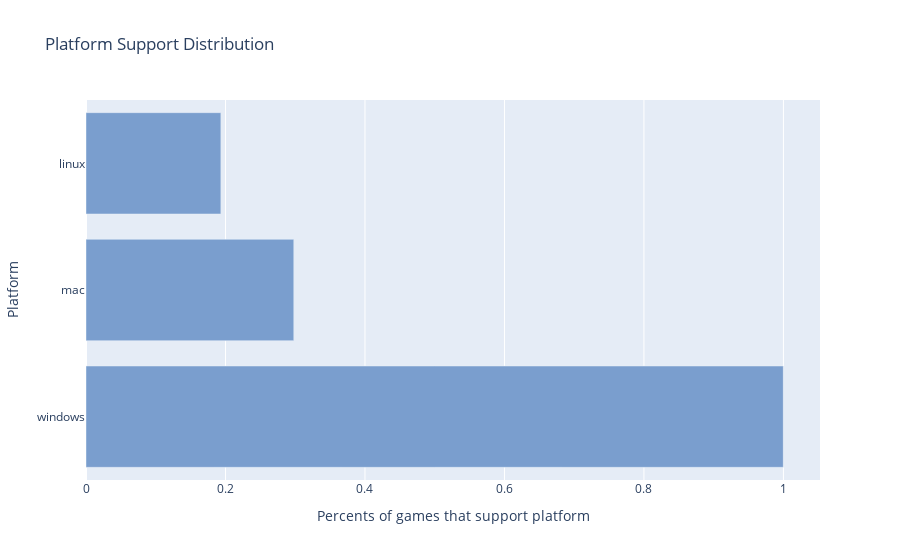

The notebook cell saved with this chart:
### Code cell
platform_set = set()
for i in df.platforms.str.split(';'):
    platform_set.update(i)
platform_set

platform_sets = df.platforms.str.split(';').apply(set)
d = dict()
d['windows'] = platform_sets.apply(lambda row: 'windows' in row)
d['linux'] = platform_sets.apply(lambda row: 'linux' in row)
d['mac'] = platform_sets.apply(lambda row: 'mac' in row)
df = df.assign(**d)
platforms_count = df[df.columns & platform_set].sum()
platforms_count = platforms_count.sort_values(ascending=False)
platform_percent = platforms_count / len(df)
# Create a bar plot using Plotly
fig = go.Figure(go.Bar(
    y=platform_percent.index,
    x=platform_percent,
    orientation='h',  # Horizontal orientation for the bar chart
    marker=dict(color='rgb(122, 158, 206)'),  # Specify the bar color
))

# Format the x-axis labels to show percentages
fig.update_layout(
    xaxis_tickformat='%{0:.0%}',
    xaxis_title='Percents of games that support platform',
    yaxis_title='Platform',
    title='Platform Support Distribution'
)

# Show the plot
fig.show()

### Figure 1 — Plotly figure (JSON) as saved in the notebook; plotly's stock layout.template omitted (floating-point values rounded to 4 significant figures)
{"data": [{"marker": {"color": "rgb(122, 158, 206)"}, "orientation": "h", "type": "bar", "x": [0.9998, 0.2979, 0.1934], "y": ["windows", "mac", "linux"]}], "layout": {"title": {"text": "Platform Support Distribution"}, "xaxis": {"tickformat": "%{0:.0%}", "title": {"text": "Percents of games that support platform"}}, "yaxis": {"title": {"text": "Platform"}}}}
